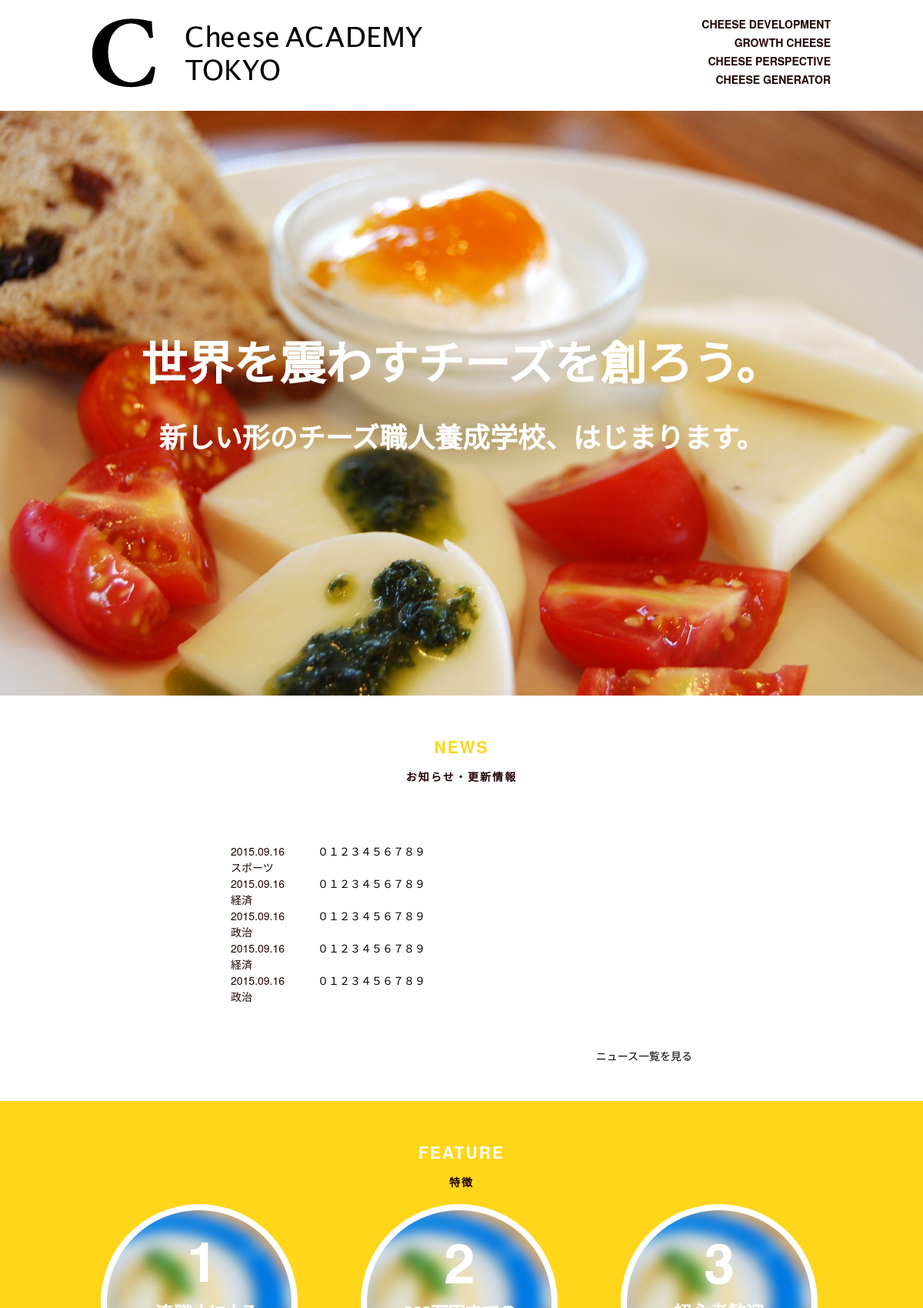
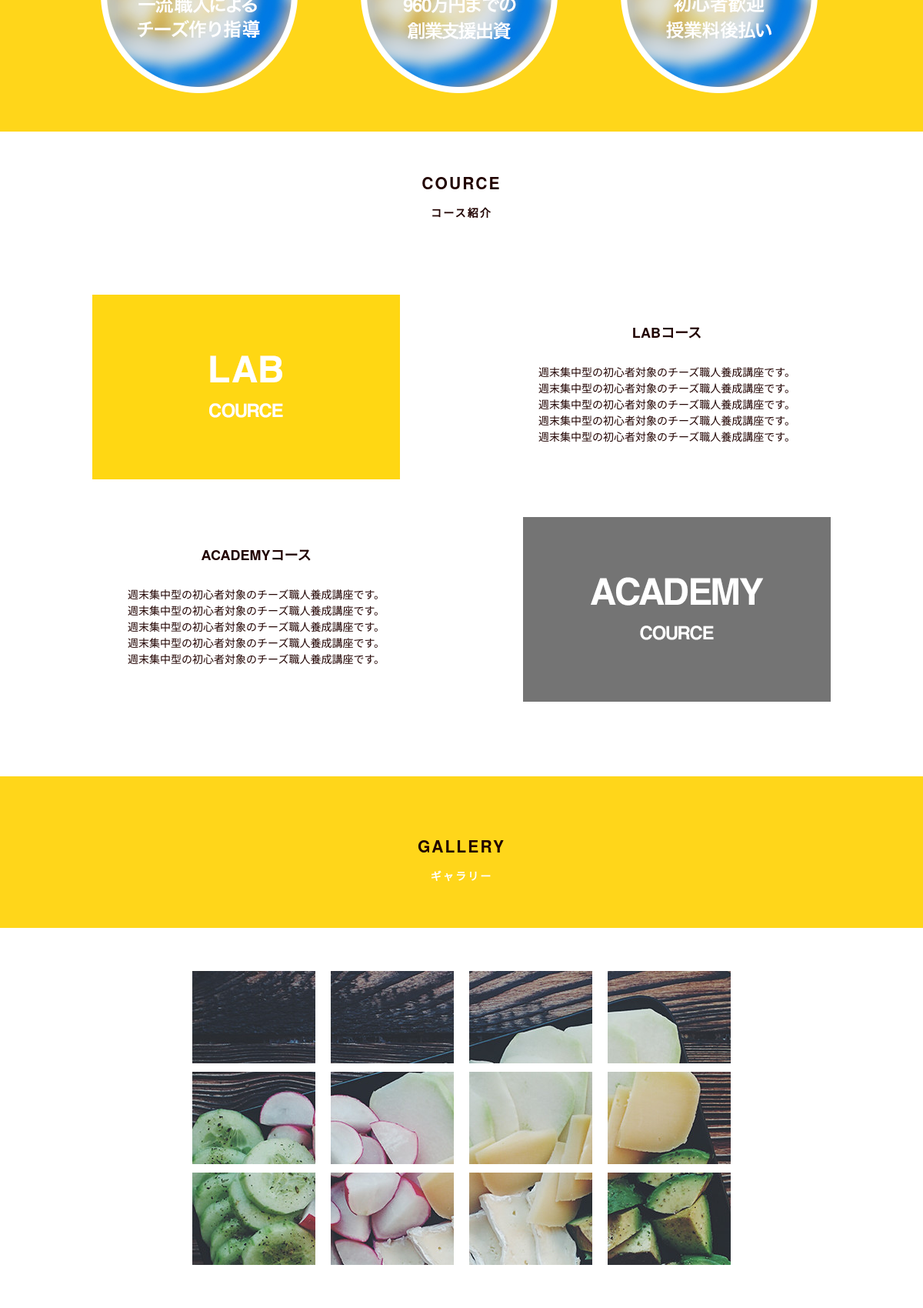
The page / (upper part) on the database its author committed (2 pictures, top to bottom).
### tables this page shows
CREATE TABLE IF NOT EXISTS `news` (
  `news_id` int(11) NOT NULL AUTO_INCREMENT,
  `category_id` int(11) NOT NULL,
  `news_title` varchar(64) NOT NULL,
  `news_detail` varchar(1024) NOT NULL,
  `show_flg` int(11) NOT NULL,
  `author` varchar(12) NOT NULL,
  `create_date` datetime NOT NULL,
  `update_date` datetime NOT NULL,
  PRIMARY KEY (`news_id`)
);

CREATE TABLE IF NOT EXISTS `category` (
  `category_id` int(11) NOT NULL AUTO_INCREMENT,
  `category_name` varchar(64) NOT NULL,
  `create_date` datetime NOT NULL,
  PRIMARY KEY (`category_id`)
);

### index.php (the view, shortened to what this page needs)
<?php
$view = "";
$pdo = new PDO("mysql:host=localhost;dbname=cs_academy;charset=utf8", "root", "");
$sql = "SELECT news.news_id, category.category_name, news.news_title, DATE_FORMAT(news.create_date, '%Y.%m.%d') AS create_date
		FROM news, category WHERE news.category_id = category.category_id ORDER BY news.create_date DESC LIMIT 5";
$stmt = $pdo->prepare($sql);
$stmt->execute();
$results = $stmt->fetchAll(PDO::FETCH_ASSOC);
foreach($results as $row){
	$title = $row["news_title"];
	$title = mb_substr($title, 0, 10, "utf-8");
	$title = '<a href="news.php?news_id=' . $row["news_id"] . '">' . $title . '</a>';
	$view .= '<dt class="news-date">' . $row["create_date"] .'</dt>';
	$view .= '<dd class="news-description">' . $title . '</dd>';
	$view .= '<dd class="news-description">' . $row["category_name"] . '</dd>';
}
?>
<?php include("header.php") ?>
    <section class="main_visual">
        <div class="inner">
            <p class="catch text-center">世界を震わすチーズを創ろう。<span class="catch-small">新しい形のチーズ職人養成学校、はじまります。</span></p>
        </div>
    </section>
    <section class="news contents-box">
        <h2 class="section-title text-center">
            <span class="section-title__yellow">News</span><span class="section-title-ja text-center">お知らせ・更新情報</span>
        </h2>
        <article class="news-detail">
            <dl class="clearfix">
            	<?php echo $view ?>
            </dl>
            <p class="view-detail text-right"><a href="news_list.php">ニュース一覧を見る</a></p>
        </article>
    </section>
    <section class="feature contents-box">
        <div class="inner">
            <h2 class="section-title text-center">
                <span class="section-title__white">Feature</span><span class="section-title-ja text-center">特徴</span>
            </h2>
            <ul class="list-feature">
                <li><img src="img/point1.png" alt=""></li>
                <li><img src="img/point2.png" alt=""></li>
                <li><img src="img/point3.png" alt=""></li>
            </ul>
        </div>
    </section>
    <section class="cource contents-box">
        <div class="inner">
            <h2 class="section-title text-center">
                <span class="">Cource</span><span class="section-title-ja text-center">コース紹介</span>
            </h2>
            <div class="block-cource block-cource-lab clearfix">
                <div class="cource-img"><img src="img/cource-lab.png" alt=""></div>
                <div class="cource-txt cource-txt__usually">
                <h3 class="cource-title text-center">LABコース</h3>
                <p>週末集中型の初心者対象のチーズ職人養成講座です。<br />
                    週末集中型の初心者対象のチーズ職人養成講座です。<br />
                    週末集中型の初心者対象のチーズ職人養成講座です。<br />
                    週末集中型の初心者対象のチーズ職人養成講座です。<br />
                    週末集中型の初心者対象のチーズ職人養成講座です。<br />
                    </p>
                </div>
            </div>
            <div class="block-cource clearfix">
                <div class="cource-img__reverse">
                    <img src="img/cource-academy.png" alt="">
                </div>
                <div class="cource-txt cource-txt__reverse">
                    <h3 class="cource-title text-center">ACADEMYコース</h3>
                    <p>週末集中型の初心者対象のチーズ職人養成講座です。<br />
                    週末集中型の初心者対象のチーズ職人養成講座です。<br />
                    週末集中型の初心者対象のチーズ職人養成講座です。<br />
                    週末集中型の初心者対象のチーズ職人養成講座です。<br />
                    週末集中型の初心者対象のチーズ職人養成講座です。<br />
                    </p>
                </div>
            </div>
        </div>
    </section>
    <section class="gallery">
        <div class="contents-heading bg-yellow">
            <h2 class="section-title text-center">
                <span class="section-title">Gallery</span><span class="section-title__white section-title-ja text-center">ギャラリー</span
            </h2>
        </div>
        <div class="inner contents-box">
            <ul class="list-gallery clearfix">
                <li><a href="#"><img src="img/gallery01.jpg" alt="" /></a></li>
                <li><a href="#"><img src="img/gallery02.jpg" alt="" /></a></li>
                <li><a href="#"><img src="img/gallery03.jpg" alt="" /></a></li>
                <li class="no-white-space"><a href="#"><img src="img/gallery04.jpg" alt="" /></a></li>
                <li><a href="#"><img src="img/gallery05.jpg" alt="" /></a></li>
                <li><a href="#"><img src="img/gallery06.jpg" alt="" /></a></li>
                <li><a href="#"><img src="img/gallery07.jpg" alt="" /></a></li>
                <li class="no-white-space"><a href="#"><img src="img/gallery08.jpg" alt="" /></a></li>
                <li><a href="#"><img src="img/gallery09.jpg" alt="" /></a></li>
                <li><a href="#"><img src="img/gallery10.jpg" alt="" /></a></li>
                <li><a href="#"><img src="img/gallery11.jpg" alt="" /></a></li>
                <li class="no-white-space"><a href="#"><img src="img/gallery12.jpg" alt="" /></a></li>
            </ul>
        </div>
    </section>
<? include("footer.php") ?>

### header.php (shortened to what this page needs)
<!DOCTYPE html>
<html>
<head>
    <link rel="stylesheet" href="css/reset.css">
    <link rel="stylesheet" href="css/style.css">
</head>
<body>
    <header class="header">
        <div class="inner clearfix">
            <h1 class="site-title"><a href="#"><img src="img/logo.png" alt="Cheese Academy Tokyo"></a></h1>
            <ul class="list-header text-right">
                <li>CHEESE DEVELOPMENT</li>
                <li>GROWTH CHEESE</li>
                <li>CHEESE PERSPECTIVE</li>
                <li>CHEESE GENERATOR</li>
            </ul>
        </div>
    </header>

### footer.php (shortened to what this page needs)
</body>
</html>

### css/style.css (style rules this page uses)
body { font-size:62.5%; font-family:'Helvetica Neue', Helvetica, Arial, YuGothic, 'Yu Gothic', 游ゴシック体, '游ゴシック', 'ヒラギノ角ゴ ProN W3', 'Hiragino Kaku Gothic ProN', 'ヒラギノ角ゴ Pro W3', 'Hiragino Kaku Gothic Pro', メイリオ, Meiryo, 'MS ゴシック', 'MS Gothic', sans-serif; }
.inner { width:960px; margin:0 auto; }
.text-center { text-align:center; }
.text-right { text-align:right; }
.site-title { float:left; }
.section-title { margin-bottom: 21px; font-size:21px; text-transform: uppercase; letter-spacing: 0.1em; }
.section-title-ja { display: block; margin-top:21px; font-size:14px; }
.section-title__yellow { color:#ffd61a; }
.section-title__white { color:#fff; }
.contents-heading { padding: 80px 0 40px; }
.bg-yellow { background-color:#ffd61a; }
.cource-title { margin-bottom: 27px; font-size: 18px; }
.list-header { float:right; }
.list-header >li { margin-bottom: 10px; font-weight: bold; }
.list-feature { display: table; }
.list-feature>li { display: table-cell; padding:0 40px; }
.list-feature>li:first-child { padding:0 40px 0 10px; }
.list-feature>li:last-child { padding:0 10px 0 40px; }
.list-gallery { width:700px; margin: 0 auto; }
.list-gallery>li { float:left; margin-right:20px; margin-bottom: 10px; }
.list-gallery .no-white-space { margin-right: 0; }
.header { padding:24px 0; }
.contents-box { padding:56px 0 48px; }
.feature { padding:56px 0 48px; background-color:#ffd61a; }
.news-detail { width:600px; margin:80px auto 0; line-height:1.5; }
.main_visual { padding:300px 0 0; background:url(../img/bg-cheese.jpg) no-repeat; background-size: cover; height:460px; }
.catch { color:#fff; font-size:60px; font-family: 'ヒラギノ角ゴ ProN W6', 'Hiragino Kaku Gothic ProN', 'ヒラギノ角ゴ Pro W6', 'Hiragino Kaku Gothic Pro'; font-weight: bold; }
.catch-small { display: block; margin-top:48px; font-size:36px; }
.news-date { float:left; margin-right:43px; }
.view-detail { margin-top:56px; }
.block-cource { margin-bottom:48px; }
.block-cource-lab { margin-top:100px; }
.cource-img { float:left; margin-right:180px; }
.cource-img__reverse { float:right; margin-left:180px; }
.cource-txt { padding:36px 0 42px; line-height: 1.5; }
.cource-txt__usually { float:left; }
.cource-txt__reverse { float:right; }

### rows shown on the page
news: create_date "2015.09.16", news_title "０１２３４５６７８９", category.category_name "スポーツ"
news: create_date "2015.09.16", news_title "０１２３４５６７８９", category.category_name "経済"
news: create_date "2015.09.16", news_title "０１２３４５６７８９", category.category_name "政治"
news: create_date "2015.09.16", news_title "０１２３４５６７８９", category.category_name "経済"
news: create_date "2015.09.16", news_title "０１２３４５６７８９", category.category_name "政治"
